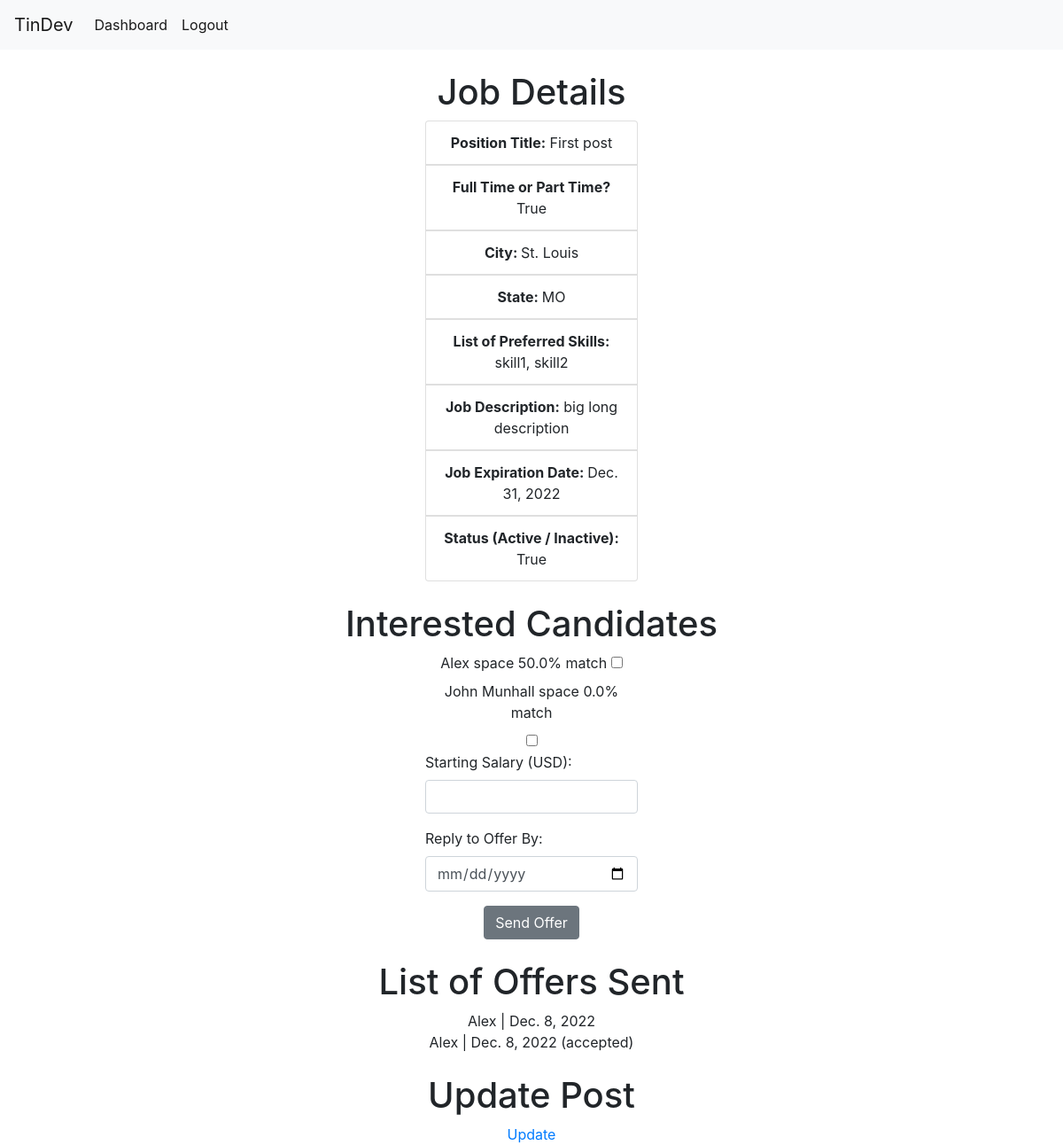
/posts/1 (signed in), run on an earlier commit of the app's database.
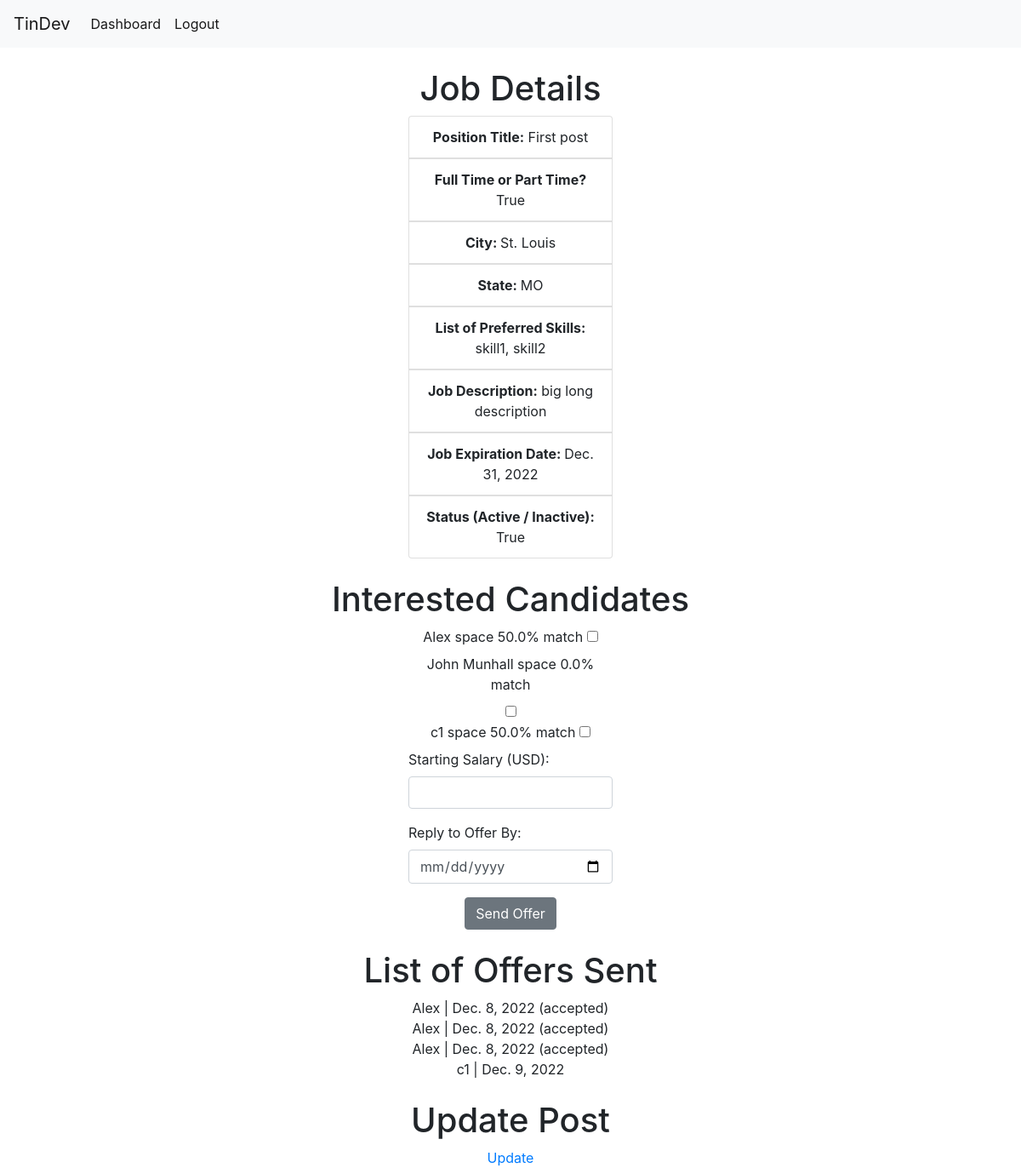
And on a later commit of the database.
### tindev/models.py (models this page shows)
class Post(models.Model):
    recruiter = models.ForeignKey(Recruiter, on_delete=models.RESTRICT)
    title = models.CharField(max_length=255)
    type = models.BooleanField()
    city = models.CharField(max_length=255)
    state = models.CharField(max_length=255)
    skills = models.TextField()
    description = models.TextField()
    expiration = models.DateField()
    status = models.BooleanField()

class Candidate(models.Model):
    user = models.OneToOneField(User, on_delete=models.CASCADE, null=True, blank=True)
    name = models.CharField(max_length=100)
    bio = models.CharField(max_length=500, blank=True, null=True)
    zip = models.CharField(max_length=10)
    skills = models.TextField()
    github = models.CharField(max_length=100)
    years_experience = models.IntegerField()
    education = models.CharField(max_length=100, blank=True, null=True)
    interested_posts = models.ManyToManyField(Post, related_name='interested')
    not_interested_posts = models.ManyToManyField(Post, related_name='not_interested')

class Offer(models.Model):
    post = models.ForeignKey(Post, on_delete=models.CASCADE, related_name='offers')
    candidate = models.ForeignKey(Candidate, on_delete=models.RESTRICT, related_name='offers')
    due_date = models.DateField()
    salary = models.IntegerField()
    accepted = models.BooleanField(blank=True, null=True)

### tindev/views/posts.py (the view)
# urls.py: path('posts/<int:id>', views.posts_view, name='posts_view'),
@login_required(login_url='/login')
def posts_view(request, id):
    post = Post.objects.get(pk=id)
    candidates = post.interested.all()
    offers = post.offers.all()
    now = datetime.datetime.now()
    now = datetime.date(now.year, now.month, now.day)
    candScores = [computeScore(c, post) for c in candidates]
    context = {
            'post': post,
            'offers': offers,
            'candScores': candScores,
            'now': now
            }
    return render(request, 'tindev/posts/view.html', context)

### tindev/views/posts.py (called while the page is built)
def computeScore(candidate, post):
    candSkills =  [x.strip() for x in candidate.skills.split(',')]
    postSkills = [x.strip() for x in post.skills.split(',')]
    matches = 0
    for skill in candSkills:
        if skill in postSkills:
            matches += 1
    score = (matches / len(postSkills)) * 100
    return (candidate, score)

### tindev/templates/tindev/posts/view.html (shortened to what this page needs)
{% extends 'tindev/base.html' %}
{% block content %}
<h1> Job Details </h1>
<ul class="list-group">
    <li class="list-group-item"><strong>Position Title:</strong> {{post.title}}</li>
    <li class="list-group-item"><strong>Full Time or Part Time? </strong>{{post.type}}</li>
    <li class="list-group-item"><strong>City: </strong>{{post.city}}</li>
    <li class="list-group-item"><strong>State: </strong>{{post.state}}</li>
    <li class="list-group-item"><strong>List of Preferred Skills:</strong> {{post.skills}}</li>
    <li class="list-group-item"><strong> Job Description:</strong>  {{post.description}}</li>
    <li class="list-group-item"><strong> Job Expiration Date: </strong> {{post.expiration}}</li>
    <li class="list-group-item"><strong> Status (Active / Inactive): </strong> {{post.status}}</li>
</ul>
{% if request.user.is_staff %}
<h1>Interested Candidates</h1>
<form action="/offers/create/{{post.id}}" method="post">
    <ul class="list-group" style="padding-left: 0;">
        {% for c in candScores %}
        <li>
            <label for="">{{ c.0.name }} space {{c.1}}% match</label>
            <input type="checkbox" name="offer_list" value="{{c.0.id}}">
        </li>
        {% endfor %}
    </ul>
    <div class="form-group">
        <label for="salary">Starting Salary (USD): </label>
        <input class="form-control" type="number" name="salary" required>
    </div>
    <div class="form-group">
        <label for="due_date">Reply to Offer By:</label>
        <input class="form-control" type="date" name="due_date" required>
    </div>
    <input style="display: block; margin: auto;" class="btn btn-secondary" type="submit" value="Send Offer">
</form>
<h1>List of Offers Sent</h1>
<ul class="list-group">
    {% for o in offers %}
    <li >{{o.candidate.name}} | {{o.due_date}}
        {% if o.accepted == True %}
        (accepted)
        {% elif o.accepted == False %}
        (rejected)
        {% endif %}
    </li>
    {% endfor %}
</ul>
<h1>Update Post</h1>
<div class="cont">
    <a href="/posts/update/{{post.id}}">Update</a>
</div>
{% endif %}
{% endblock %}

### tindev/templates/tindev/base.html (shortened to what this page needs)
<!DOCTYPE html>
<html lang="en">
<head>
    {% load static %}
    <link rel="stylesheet" href="{% static 'tindev/style.css' %}">
    <link rel="stylesheet" href="https://cdn.jsdelivr.net/npm/bootstrap@4.0.0/dist/css/bootstrap.min.css">
</head>
<body>
    {% include 'tindev/navbar.html' %}
    {% block content %}
    {% endblock %}
</body>
</html>

### tindev/templates/tindev/navbar.html
<nav class="navbar navbar-expand-lg navbar-light bg-light">
    <a class="navbar-brand" href="/">TinDev</a>
    <div class="collapse navbar-collapse" id="navbarSupportedContent">
        <ul class="navbar-nav mr-auto">
    {% if request.user.is_authenticated %}
        {% if request.user.is_staff %}
            <li class="nav-item active">
                <a class="nav-link" href="/recruiter_dashboard">Dashboard<span class="sr-only">(current)</span></a>
            </li>
        {% else %}
            <li class="nav-item active">
            <a class="nav-link" href="/candidate_dashboard">Dashboard<span class="sr-only">(current)</span></a>
            </li>
        {% endif %}
        <li class="nav-item active">
            <a class="nav-link" href="/logout">Logout<span class="sr-only">(current)</span></a>
        </li>
    {% endif %}
    </ul>
    </div>
  </nav>

### tindev/static/tindev/style.css (style rules this page uses)
html { font-family: Arial, Helvetica, sans-serif }

### tindev/templates/tindev/posts/view.html (style rules this page uses)
h3, h1, p, h2 { text-align: center; }
.list-group > li { text-align: center; width: 20%; margin: auto; list-style-type: none; }
h1 { margin-top: 2%; }
.form-group { width: 20%; margin: auto; }
.cont { text-align: center; }

What changed in the data, as far as the page shows it:
added Candidate: name "c1", c "50.0"
changed Offer (number 1 of 4 on the later page): now shows "(accepted)"
added Offer: candidate.name "Alex", due_date "Dec. 8, 2022", accepted "(accepted)"
added Offer: candidate.name "c1", due_date "Dec. 9, 2022"
